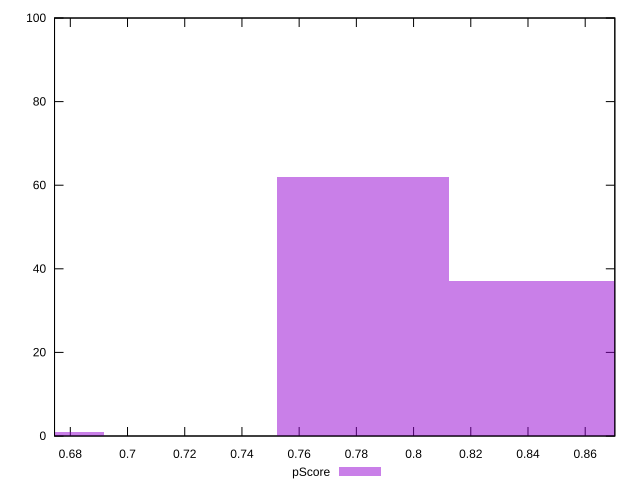

Write gnuplot code to recreate this figure.
reset

$pScore <<EOF
0.7821944648699884 62
0.8423632698599876 37
0.6618568548899902 1
EOF

set key outside below
set boxwidth 0.06016880498999911
set xrange [0.6744826876414973:0.8703552313020714]
set yrange [0:100]
set trange [0:100]
set style fill transparent solid 0.5 noborder
set terminal svg size 640, 490 enhanced background rgb 'white'
set output "reports/report_00033_2021-03-01T14-23-16.841Z/total-blocking-time/samples/astro-cached/pScore/histogram.svg"

plot $pScore title "pScore" with boxes

reset
